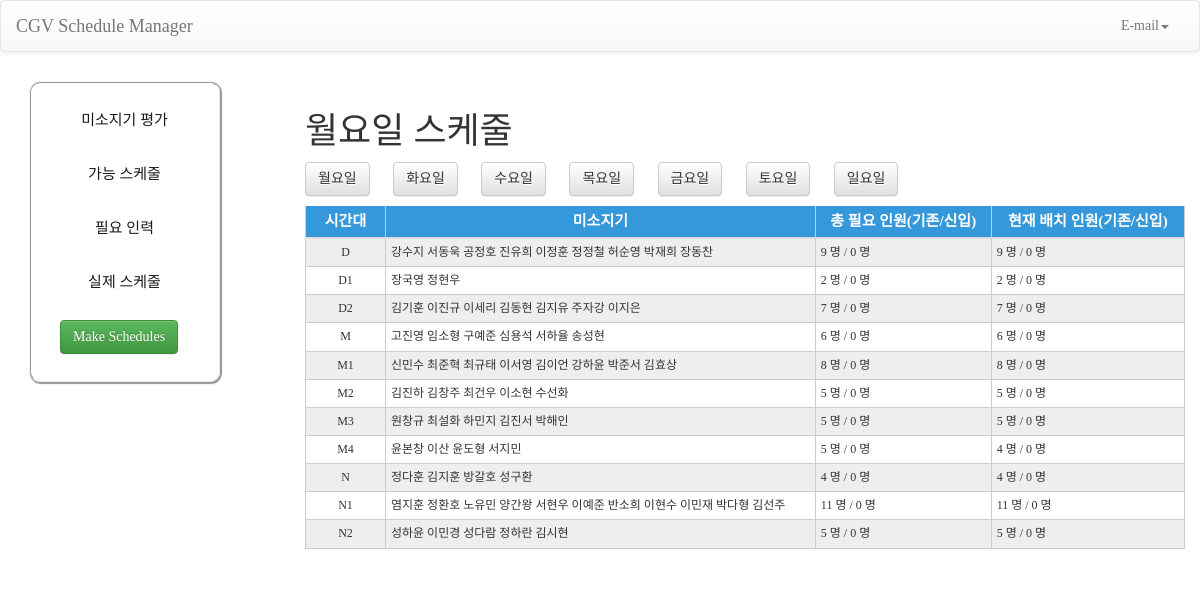
/manager/real/월요일/, run on the app's committed database.
### miso/models.py (models this page shows, shortened)
class Day (models.Model):
    day_opt = (
        ('월요일', '월요일'),
        ('화요일', '화요일'),
        ('수요일', '수요일'),
        ('목요일', '목요일'),
        ('금요일', '금요일'),
        ('토요일', '토요일'),
        ('일요일', '일요일'),
    )
    time_opt = (
        ('D', '선오픈'),
        ('D1', '후오픈'),
        ('D2', '준오픈'),
        ('M', '선미들'),
        ('M1', '미들1'),
        ('M2', '미들2'),
        ('M3', '미들3'),
        ('M4', '늦미들'),
        ('N', '선마감'),
        ('N1', '마감'),
        ('N2', '후마감'),
    )
    day = models.CharField(max_length=10, choices=day_opt)
    time = models.CharField(max_length=5,choices=time_opt)
    needs = models.IntegerField(blank=True, default=5)
    needs_newcomer = models.IntegerField(blank=True, default=2)
    real_origin = models.IntegerField(blank=True, default=0)
    real_newcomer = models.IntegerField(blank=True, default=0)
    class Meta:
        unique_together = ('day', 'time')

class Real_schedule (models.Model):
    staff_id = models.ForeignKey(Staff, on_delete=models.CASCADE)
    day_id = models.ForeignKey (Day, on_delete=models.CASCADE)

class Staff (models.Model):
    name = models.CharField(max_length=45)
    phone = models.CharField(max_length=20)
    score = models.FloatField(blank=True, default=50)
    possible_N_days = models.IntegerField(blank=True, default=3)
    newcomer = models.BooleanField(blank=True, default=False)
    min_complete = models.BooleanField (blank=True, default=False)
    max_complete = models.BooleanField (blank=True, default=False)
    class Meta:
        unique_together = ('name', 'phone')

### miso/views.py (the view)
# urls.py: path('manager/real/<str:day>/', manageRealDayView, name='manager-real-day'),
def manageRealDayView(request, day):
    dayList = ['월요일', '화요일', '수요일', '목요일', '금요일', '토요일', '일요일']
    timeList = ['D', 'D1', 'D2', 'M', 'M1', 'M2', 'M3', 'M4', 'N', 'N1', 'N2']
    realAll = Real_schedule.objects.all()
    dayAll = Day.objects.all()
    staffAll = Staff.objects.all()
    context = {'day':day,'dayList':dayList, 'timeList':timeList,'realAll':realAll, 'dayAll':dayAll, 'staffAll':staffAll}
    return render(request, 'plan/manager_realSchedules_day.html', context)

### miso/templatetags/index.py (called while the page is built)
@register.filter
def index(List, i):
    return List[int(i)]

@register.filter
def get_needs(day):
    return day.needs

@register.filter
def get_needs_new(day):
    return day.needs_newcomer

@register.filter
def get_real_origin(day):
    return day.real_origin

@register.filter
def get_real_new(day):
    return day.real_newcomer

@register.filter
def filter_day(dayAll, day):
    return dayAll.filter(day=day)

@register.filter
def filter_time(days, time):
    return days.get(time=time)

@register.filter
def filter_real(dayid, realAll):
    return realAll.filter(day_id=dayid)

@register.filter
def get_staff(reals):
    staffList = []
    string=' '
    for real in reals:
        staffList.append(real.staff_id.name)
    return string.join(staffList)

### template/plan/manager_realSchedules_day.html (shortened to what this page needs)
{% load static %}
<html>
<head>
  <link rel="stylesheet" type="text/css" href="{% static 'css/bootstrap.css' %}"/>
  <link rel="stylesheet" type="text/css" href="{% static 'css/bootstrap.min.css' %}"/>
  <link rel="stylesheet" type="text/css" href="{% static 'css/bootstrap-theme.css' %}"/>
  <link rel="stylesheet" type="text/css" href="{% static 'css/bootstrap-theme.min.css' %}"/>
  <link rel="stylesheet" type="text/css" href="{% static 'css/miso.css' %}"/>
</head>
<body>
    <nav class="navbar navbar-default" role="navigation">
	  <div class="container-fluid">
	    <div class="navbar-header">
	      <a class="navbar-brand" href="/manager/">CGV Schedule Manager</a>
	    </div>
	    <div class="navbar-collapse collapse" id="navbar-collapse-1">
	      <ul class="nav navbar-nav navbar-right">
		<li class="dropdown">
		  <a href="#" class="dropdown-toggle" data-toggle="dropdown" role="button" aria-expanded="false">E-mail<span class="caret"></span></a>
		</li>
	      </ul>
	    </div>
	  </div>
	</nav>
	<div id="page-wrapper">
      <div id="sidebar-wrapper">
        <ul class="sidebar-nav nav nav-pills nav-stacked navbar-collapse">
          <li><a href="/manager/staff">미소지기 평가</a></li>
          <li><a href="/manager/possible">가능 스케줄</a></li>
          <li><a href="/manager/hr">필요 인력</a></li>
          <li><a href="/manager/real">실제 스케줄</a></li>
        </ul>
       	<ul class="sidebar-nav btn-padding-30">
          <button type="button" class="btn btn-success" onclick="openPopup();">Make Schedules</button>
       	</ul>
      </div>
      <div id="page-content-wrapper">
        <div class="container-fluid">
          <h1>{{day}} 스케줄</h1>
          {% for days in dayList %}
            <form action="/manager/real/{{days}}/">
                <button class="btn btn-default btn-md" type="submit">{{days}}</button>
            </form>
          {% endfor %}
          <table class="table table-condensed table-hover">
          <thead>
          <tr>
                <th>시간대</th>
                <th>미소지기</th>
                <th width="20%">총 필요 인원(기존/신입)</th>
                <th width="22%">현재 배치 인원(기존/신입)</th>
          </tr>
          </thead>
          <tbody>
              {% for time in timeList %}
          <tr>
            <td>{{time}}</td>
            <td>
                {% load index %}
                {{ dayAll | filter_day:day | filter_time:time | filter_real:realAll | get_staff }}
            </td>
            <td>
                    {{dayAll | filter_day:day | index:forloop.counter0 | get_needs}} 명 /
                    {{dayAll | filter_day:day | index:forloop.counter0 | get_needs_new}} 명
            </td>
              <td>
                    {{dayAll | filter_day:day | index:forloop.counter0 | get_real_origin}} 명 /
                    {{dayAll | filter_day:day | index:forloop.counter0 | get_real_new}} 명
            </td>
          </tr>
            {% endfor %}
          </tbody>
        </table>
        </div>
      </div>
    </div>
</body>
</html>

### static/css/miso.css (style rules this page uses)
body { font-family: cjm; }
#page-wrapper { padding-left: 250px; }
#sidebar-wrapper { position: fixed; background: rgba(255, 255, 255, 0.2); width: 190px; height: 300px; border: 1px inset; border-radius:10px; box-shadow:1px 1px 1px 1px #949494; margin-top: 10px; margin-left: -220px; overflow-x: hidden; overflow-y: auto; }
#page-content-wrapper { width: 100%; padding: 20px; margin-left: 20px; }
.sidebar-nav { width: 250px; margin: 0; padding: 0; list-style: none; }
.sidebar-nav button { position: fixed; left: 60px; top: 320px; }
.sidebar-nav li { text-indent: -4.5em; line-height: 1em; }
.sidebar-nav li a { display: block; text-decoration: none; font-size: 15px; text-align: center; color: #191919; }
.navbar .navbar-nav { display: inline-block; float: none; }

### template/plan/manager_realSchedules_day.html (style rules this page uses)
#page-content-wrapper button { margin-right: 20px; }
table { border-collapse: collapse; margin:10px auto; }
tr:nth-of-type(odd) { background: #eee; }
th { background: #3498db; color: white; font-weight: bold; text-align: center; font-size: 15px; }
td, th { padding: 10px; border: 1px solid #ccc; }
td { font-size: 12px; }
th:nth-of-type(1) { width: 80px; text-align: center; }
th:nth-of-type(n+2) { text-align: center; }
td:nth-of-type(1) { text-align: center; }
form { display: inline; }

### data on the page
Day: id.name "강수지 서동욱 공정호 진유희 이정훈 정정철 허순영 박재희 장동찬", needs "9", needs_newcomer "0", real_origin "9", real_newcomer "0"
Day: id.name "장국영 정현우", needs "2", needs_newcomer "0", real_origin "2", real_newcomer "0"
Day: id.name "김기훈 이진규 이세리 김동현 김지유 주자강 이지은", needs "7", needs_newcomer "0", real_origin "7", real_newcomer "0"
Day: id.name "고진영 임소형 구예준 심용석 서하율 송성현", needs "6", needs_newcomer "0", real_origin "6", real_newcomer "0"
Day: id.name "신민수 최준혁 최규태 이서영 김이언 강하윤 박준서 김효상", needs "8", needs_newcomer "0", real_origin "8", real_newcomer "0"
Day: id.name "김진하 김창주 최건우 이소현 수선화", needs "5", needs_newcomer "0", real_origin "5", real_newcomer "0"
Day: id.name "원창규 최설화 하민지 김진서 박해인", needs "5", needs_newcomer "0", real_origin "5", real_newcomer "0"
Day: id.name "윤본창 이산 윤도형 서지민", needs "5", needs_newcomer "0", real_origin "4", real_newcomer "0"
Day: id.name "정다훈 김지훈 방갈호 성구환", needs "4", needs_newcomer "0", real_origin "4", real_newcomer "0"
Day: id.name "염지훈 정환호 노유민 양간왕 서현우 이예준 반소희 이현수 이민재 박다형 김선주", needs "11", needs_newcomer "0", real_origin "11", real_newcomer "0"
Day: id.name "성하윤 이민경 성다람 정하란 김시현", needs "5", needs_newcomer "0", real_origin "5", real_newcomer "0"

### other printed values
{{ day }} "월요일"
{{ days }} "월요일" "화요일" "수요일" "목요일" "금요일" "토요일" "일요일"
{{ time }} "D" "D1" "D2" "M" "M1" "M2" "M3" "M4" "N" "N1" "N2"
